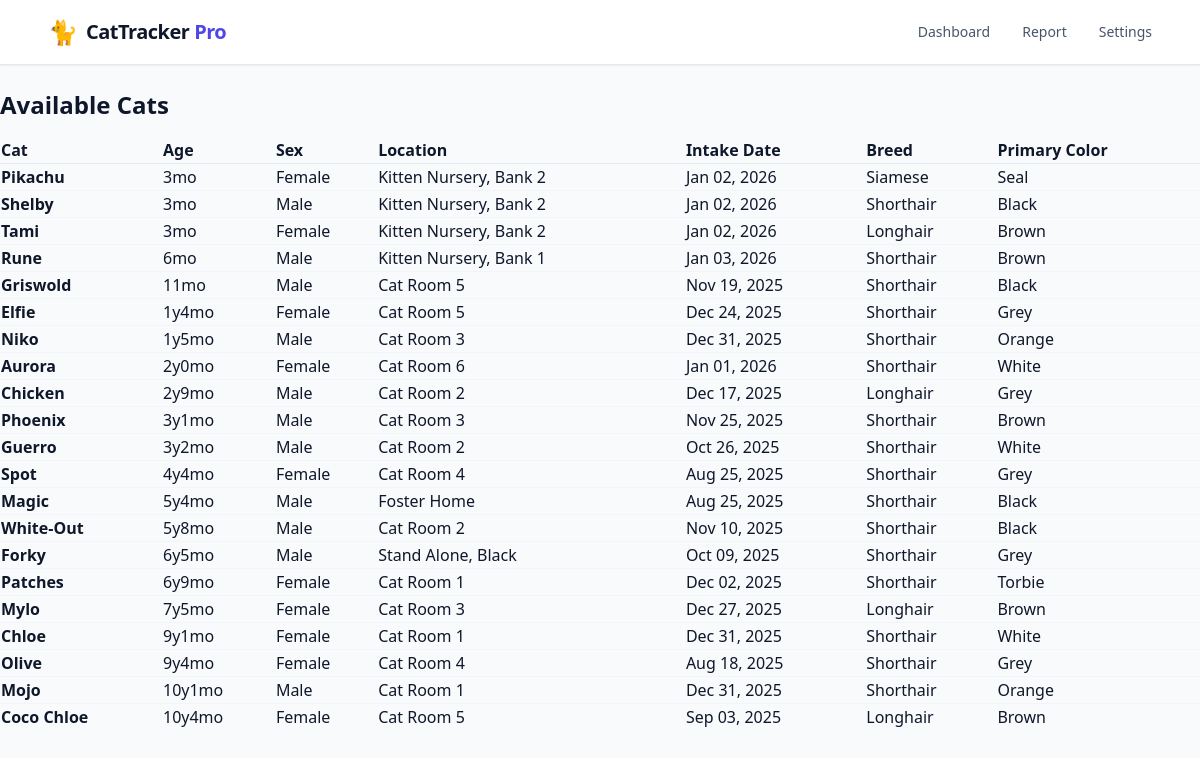
The app's page /report/, older data.
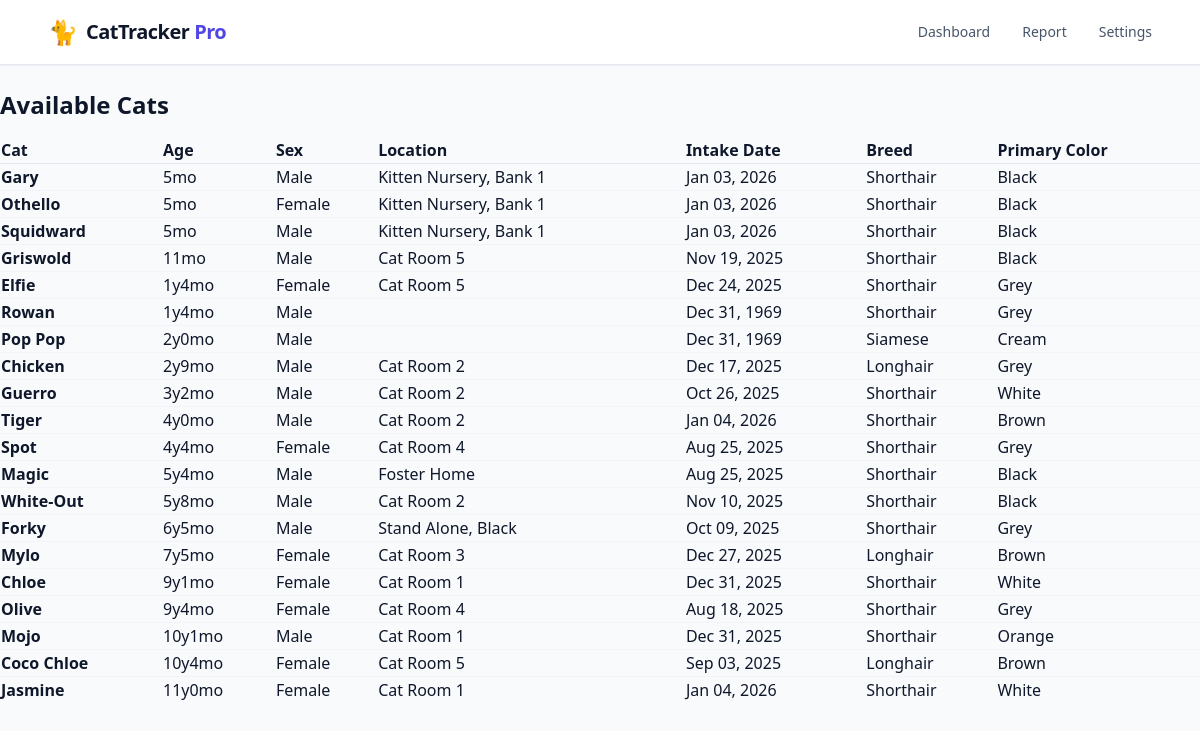
The same page, newer data.
### cats/models.py (models this page shows)
class Cat(models.Model):
    image_cy = models.CharField(max_length=20, primary_key=True)
    name = models.CharField(max_length=100)
    sex = models.CharField(max_length=10, default="Unknown")
    birthday = models.DateField(null=True, blank=True, default=timezone.now)
    breed = models.CharField(max_length=25, default="Unknown")
    primary_color = models.CharField(max_length=25, default="Unknown")
    intake_date = models.DateField(null=True, blank=True, default=timezone.now)
    location = models.CharField(max_length=25, default="Unknown")
    image_url = models.URLField()
    image = models.ImageField(upload_to='cats/', null=True, blank=True)
    first_seen = models.DateTimeField()
    last_seen = models.DateTimeField()
    last_updated = models.DateTimeField(auto_now=True)
    status = models.CharField(
        max_length=20,
        choices=CatStatus.choices,
        default=CatStatus.AVAILABLE,
    )
    @property
    def age(self):
        if not self.birthday:
            return "Unknown"
        today = timezone.now().date()
        diff = today - cast(date, self.birthday)
        years = diff.days // 365
        months = (diff.days % 365) // 30
        if years < 1:
            return f"{months}mo"
        return f"{years}y{months}mo"
    @property
    def clean_breed(self):
        substring_to_remove = "Domestic "
        if self.breed:
            return self.breed.replace(substring_to_remove, "").strip()
        return self.breed

### cats/views.py (the view)
# urls.py: path("report/", views.report_view, name="report"),
def report_view(request):
    from .models import Cat  # , CatStatus
    cats = Cat.objects.filter(
        Q(status=CatStatus.AVAILABLE) |
        Q(status=CatStatus.NEW)
        ).order_by("-birthday", "name")
    context = {
        "cats": cats,
    }
    return render(request, "cats/report.html", context)

### cats/templates/cats/report.html (shortened to what this page needs)
{% extends 'cats/base.html' %} {% load static %}
{% block content %}
<h1 class="text-2xl font-bold mb-4">Available Cats</h1>
<table class="w-full text-left border-collapse" id="report-table" media="all">
    <thead class="bg-slate-50 border-b border-slate-200">
        <tr>
            <th class="column-header">
                <a> Cat </a>
            </th>
            <th class="column-header">
                <a> Age </a>
            </th>
            <th class="column-header">
                <a> Sex </a>
            </th>
            <th class="column-header">
                <a> Location </a>
            </th>
            <th class="column-header">
                <a> Intake Date </a>
            </th>
            <th class="column-header">
                <a> Breed </a>
            </th>
            <th class="column-header">
                <a> Primary Color </a>
            </th>
        </tr>
    </thead>
    <tbody id="report-body" class="divide-y divide-slate-100">
        {% for cat in cats %}
        <tr>
            <td class="font-bold">
                {{ cat.name }}
            </td>
            <td>{{ cat.age }}</td>
            <td>{{ cat.sex }}</td>
            <td>
                {{ cat.location }}
            </td>
            <td>
                {{ cat.intake_date|date:"M d, Y" }}
            </td>
            <td >{{ cat.clean_breed }}</td>
            <td >{{ cat.primary_color }}</td>
        </tr>
        {% empty %}
        <tr>
            <td colspan="11" class="p-8 text-center text-slate-400">
                No cats found in this category.
            </td>
        </tr>
        {% endfor %}
    </tbody>
</table>
{% endblock %}

Row changes from the older to the newer data that the page shows:
no longer on this page (row edited): Cat: name "Pikachu", age "3mo", sex "Female", location "Kitten Nursery, Bank 2", intake_date "Jan 02, 2026", clean_breed "Siamese", primary_color "Seal"
no longer on this page (row edited): Cat: name "Shelby", age "3mo", sex "Male", location "Kitten Nursery, Bank 2", intake_date "Jan 02, 2026", clean_breed "Shorthair", primary_color "Black"
no longer on this page (row edited): Cat: name "Tami", age "3mo", sex "Female", location "Kitten Nursery, Bank 2", intake_date "Jan 02, 2026", clean_breed "Longhair", primary_color "Brown"
no longer on this page (row edited): Cat: name "Rune", age "6mo", sex "Male", location "Kitten Nursery, Bank 1", intake_date "Jan 03, 2026", clean_breed "Shorthair", primary_color "Brown"
no longer on this page (row edited): Cat: name "Niko", age "1y5mo", sex "Male", location "Cat Room 3", intake_date "Dec 31, 2025", clean_breed "Shorthair", primary_color "Orange"
no longer on this page (row edited): Cat: name "Aurora", age "2y0mo", sex "Female", location "Cat Room 6", intake_date "Jan 01, 2026", clean_breed "Shorthair", primary_color "White"
no longer on this page (row edited): Cat: name "Phoenix", age "3y1mo", sex "Male", location "Cat Room 3", intake_date "Nov 25, 2025", clean_breed "Shorthair", primary_color "Brown"
no longer on this page (row edited): Cat: name "Patches", age "6y9mo", sex "Female", location "Cat Room 1", intake_date "Dec 02, 2025", clean_breed "Shorthair", primary_color "Torbie"
added Cat: name "Gary", age "5mo", sex "Male", location "Kitten Nursery, Bank 1", intake_date "Jan 03, 2026", clean_breed "Shorthair", primary_color "Black"
added Cat: name "Othello", age "5mo", sex "Female", location "Kitten Nursery, Bank 1", intake_date "Jan 03, 2026", clean_breed "Shorthair", primary_color "Black"
added Cat: name "Squidward", age "5mo", sex "Male", location "Kitten Nursery, Bank 1", intake_date "Jan 03, 2026", clean_breed "Shorthair", primary_color "Black"
now on this page (row edited): Cat: name "Rowan", age "1y4mo", sex "Male", intake_date "Dec 31, 1969", clean_breed "Shorthair", primary_color "Grey"
now on this page (row edited): Cat: name "Pop Pop", age "2y0mo", sex "Male", intake_date "Dec 31, 1969", clean_breed "Siamese", primary_color "Cream"
added Cat: name "Tiger", age "4y0mo", sex "Male", location "Cat Room 2", intake_date "Jan 04, 2026", clean_breed "Shorthair", primary_color "Brown"
added Cat: name "Jasmine", age "11y0mo", sex "Female", location "Cat Room 1", intake_date "Jan 04, 2026", clean_breed "Shorthair", primary_color "White"
